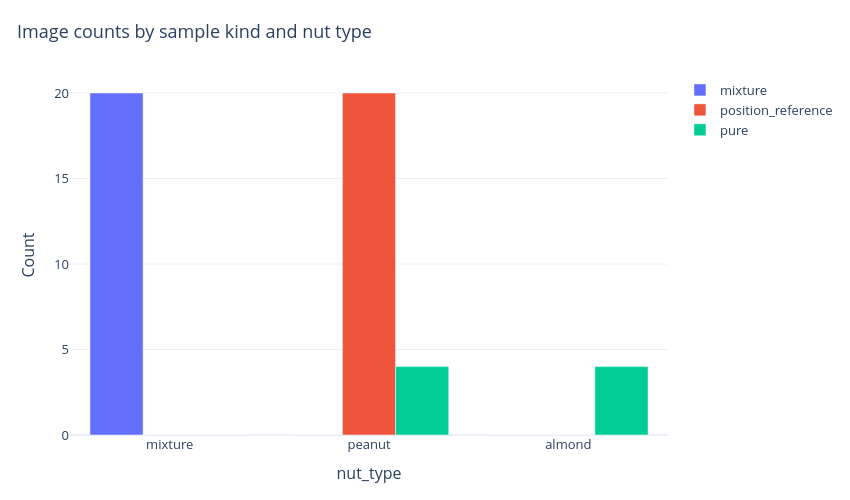
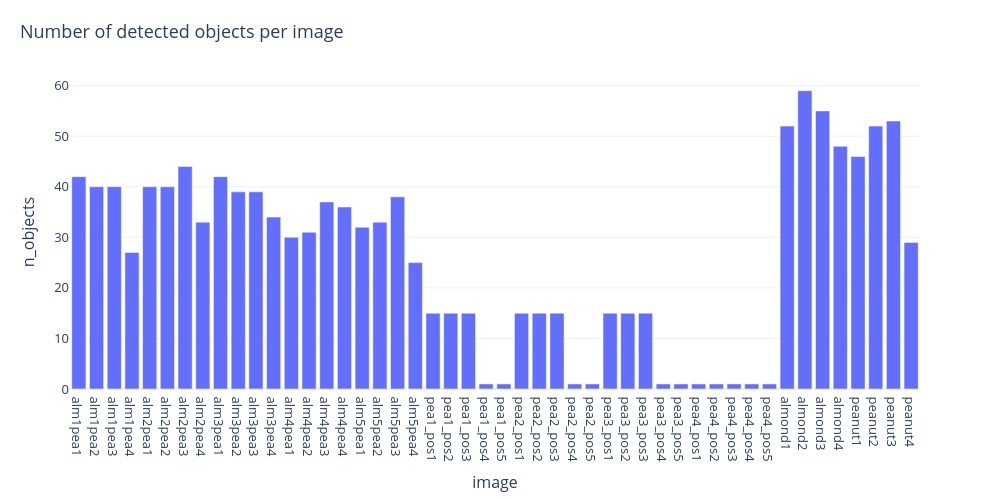

Notebook code cell kept with these figures, in order:
### Code cell
plot_counts_by_group(
    image_qc_df,
    group_col="sample_kind",
    category_col="nut_type",
    title="Image counts by sample kind and nut type",
    show=True,
)

plot_bar_values(
    x=image_qc_df["clean_key"],
    y=image_qc_df["n_objects_recorded"],
    title="Number of detected objects per image",
    x_title="image",
    y_title="n_objects",
    show=True,
)

### Figure 1 — Plotly figure (JSON) as saved in the notebook; plotly's stock layout.template omitted (floating-point values rounded to 4 significant figures)
{"data": [{"customdata": [[20.0], [0.0], [0.0]], "hovertemplate": "sample_kind: %{fullData.name}<br>nut_type: %{x}<br>count: %{y}<br>n: %{customdata[0]}<extra></extra>", "marker": {"color": "#636EFA"}, "name": "mixture", "type": "bar", "x": ["mixture", "peanut", "almond"], "y": [20.0, 0.0, 0.0]}, {"customdata": [[0.0], [20.0], [0.0]], "hovertemplate": "sample_kind: %{fullData.name}<br>nut_type: %{x}<br>count: %{y}<br>n: %{customdata[0]}<extra></extra>", "marker": {"color": "#EF553B"}, "name": "position_reference", "type": "bar", "x": ["mixture", "peanut", "almond"], "y": [0.0, 20.0, 0.0]}, {"customdata": [[0.0], [4.0], [4.0]], "hovertemplate": "sample_kind: %{fullData.name}<br>nut_type: %{x}<br>count: %{y}<br>n: %{customdata[0]}<extra></extra>", "marker": {"color": "#00CC96"}, "name": "pure", "type": "bar", "x": ["mixture", "peanut", "almond"], "y": [0.0, 4.0, 4.0]}], "layout": {"barmode": "group", "font": {"size": 13}, "height": 500, "hoverlabel": {"namelength": -1}, "margin": {"b": 65, "l": 70, "r": 80, "t": 75}, "title": {"font": {"size": 18}, "text": "Image counts by sample kind and nut type", "x": 0.02}, "width": 850, "xaxis": {"title": {"text": "nut_type"}}, "yaxis": {"title": {"text": "Count"}}}}

### Figure 2 — Plotly figure (JSON) as saved in the notebook; plotly's stock layout.template omitted (floating-point values rounded to 4 significant figures)
{"data": [{"hovertemplate": "%{x}<br>%{y}<extra></extra>", "type": "bar", "x": ["alm1pea1", "alm1pea2", "alm1pea3", "alm1pea4", "alm2pea1", "alm2pea2", "alm2pea3", "alm2pea4", "alm3pea1", "alm3pea2", "alm3pea3", "alm3pea4", "alm4pea1", "alm4pea2", "alm4pea3", "alm4pea4", "alm5pea1", "alm5pea2", "alm5pea3", "alm5pea4", "pea1_pos1", "pea1_pos2", "pea1_pos3", "pea1_pos4", "pea1_pos5", "pea2_pos1", "pea2_pos2", "pea2_pos3", "pea2_pos4", "pea2_pos5", "pea3_pos1", "pea3_pos2", "pea3_pos3", "pea3_pos4", "pea3_pos5", "pea4_pos1", "pea4_pos2", "pea4_pos3", "pea4_pos4", "pea4_pos5", "almond1", "almond2", "almond3", "almond4", "peanut1", "peanut2", "peanut3", "peanut4"], "y": [42, 40, 40, 27, 40, 40, 44, 33, 42, 39, 39, 34, 30, 31, 37, 36, 32, 33, 38, 25, 15, 15, 15, 1, 1, 15, 15, 15, 1, 1, 15, 15, 15, 1, 1, 1, 1, 1, 1, 1, 52, 59, 55, 48, 46, 52, 53, 29]}], "layout": {"font": {"size": 13}, "height": 500, "hoverlabel": {"namelength": -1}, "margin": {"b": 65, "l": 70, "r": 80, "t": 75}, "title": {"font": {"size": 18}, "text": "Number of detected objects per image", "x": 0.02}, "width": 1000, "xaxis": {"title": {"text": "image"}}, "yaxis": {"title": {"text": "n_objects"}}}}
